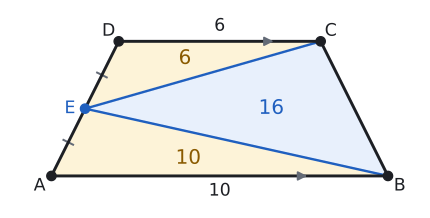

Source code (Python):
# Örnek 3: |AB| = 10, |DC| = 6, h = 4; E, [AD]'nin orta noktası.
# A(ABE) = 10 · 2 / 2 = 10, A(DEC) = 6 · 2 / 2 = 6, A(EBC) = 32 − 16 = 16 = A(ABCD) / 2.
import sys; sys.path.insert(0, "tools")
from cizim import *

S = 1.0  # ölçek: yazı ve işaret boşlukları bu birimle çarpılır
P = lambda x, y: np.array([float(x), float(y)])
uz = lambda U, V: round(float(np.linalg.norm(U - V)), 4)
def alan(*K):
    x = [k[0] for k in K]; y = [k[1] for k in K]
    return round(abs(sum(x[i] * y[i - 1] - x[i - 1] * y[i] for i in range(len(K)))) / 2, 4)
def kesis(p, u, q, v):
    t = np.linalg.solve(np.array([u, -v]).T, q - p); return p + t[0] * u
def paralel_isareti(U, V, renk=SOLUK, k=0.18, f=0.5):
    M = U + f * (V - U); t = (V - U) / np.linalg.norm(V - U)
    ax.annotate("", xy=M + k * S * t, xytext=M - k * S * t, arrowprops=dict(arrowstyle="-|>", color=renk, lw=1.4, mutation_scale=14))
def cetik(U, V, n=1, renk=SOLUK, L=0.16):
    M = (U + V) / 2; t = (V - U) / np.linalg.norm(V - U); m = np.array([-t[1], t[0]])
    for i in range(n):
        c = M + (i - (n - 1) / 2) * 0.13 * S * t
        ax.plot(*zip(c - L * S * m, c + L * S * m), color=renk, lw=1.5)
def olcu(U, V, metin, d=0.3, renk=YAZI, fs=13):
    """[UV] parçasının ortasına, U->V yönünün soluna d kadar uzağa yazı (d < 0: sağına)."""
    M = (U + V) / 2; t = (V - U) / np.linalg.norm(V - U); m = np.array([-t[1], t[0]])
    ax.text(*(M + d * S * m), metin, ha="center", va="center", color=renk, fontsize=fs)
def dik_isareti(K, U, V, r=0.28):
    a_ = (U - K) / np.linalg.norm(U - K) * r * S; b_ = (V - K) / np.linalg.norm(V - K) * r * S
    ax.plot(*zip(K + a_, K + a_ + b_, K + b_), color=SOLUK, lw=1.3)
def boya(*K, renk=MAVI_ACIK):
    ax.add_patch(patches.Polygon(np.array(K), closed=True, facecolor=renk, edgecolor="none", zorder=0))
def ortasi(*K):
    return sum(K) / len(K)
def ad(K, metin, dx, dy, renk=YAZI):
    ax.text(K[0] + dx * S, K[1] + dy * S, metin, ha="center", va="center", color=renk, fontsize=13)
def yamuk(A, B, C, D, fa=0.5, fd=0.5):
    ax.plot(*zip(A, B, C, D, A), color=YAZI, zorder=3)
    paralel_isareti(A, B, f=fa); paralel_isareti(D, C, f=fd)
    for Q in (A, B, C, D): nokta(ax, *Q, "")
def cerceve(xmin, xmax, ymin, ymax, en=6.0):
    fig, ax = sekil(en, en * (ymax - ymin) / (xmax - xmin))
    ax.set_aspect("equal"); ax.axis("off")
    ax.set_xlim(xmin, xmax); ax.set_ylim(ymin, ymax)
    return fig, ax

A, B, C, D = P(0, 0), P(10, 0), P(8, 4), P(2, 4)
E = (A + D) / 2
print("ABCD", alan(A, B, C, D), "ABE", alan(A, B, E), "DEC", alan(D, E, C), "EBC", alan(E, B, C))
fig, ax = cerceve(-1.3, 11.0, -1.0, 5.0, en=5.6)
boya(A, B, E, renk=SARI_ACIK); boya(D, E, C, renk=SARI_ACIK); boya(E, B, C, renk=MAVI_ACIK)
ax.plot(*zip(E, B), color=MAVI, lw=1.8); ax.plot(*zip(E, C), color=MAVI, lw=1.8)
yamuk(A, B, C, D, fa=0.75, fd=0.75)
cetik(A, E); cetik(E, D)
nokta(ax, *E, "", renk=MAVI)
ad(A, "A", -0.35, -0.3); ad(B, "B", 0.35, -0.3); ad(C, "C", 0.3, 0.3); ad(D, "D", -0.3, 0.3)
ad(E, "E", -0.45, 0, renk=MAVI)
olcu(A, B, "10", d=-0.45); olcu(D, C, "6", d=0.45)
ax.text(*ortasi(A, B, E) + P(0.4, -0.15), "10", ha="center", va="center", color=SARI, fontsize=15)
ax.text(*ortasi(D, E, C) + P(0.3, 0.15), "6", ha="center", va="center", color=SARI, fontsize=15)
ax.text(*ortasi(E, B, C) + P(0.2, 0), "16", ha="center", va="center", color=MAVI, fontsize=15)
kaydet(fig, __file__)
